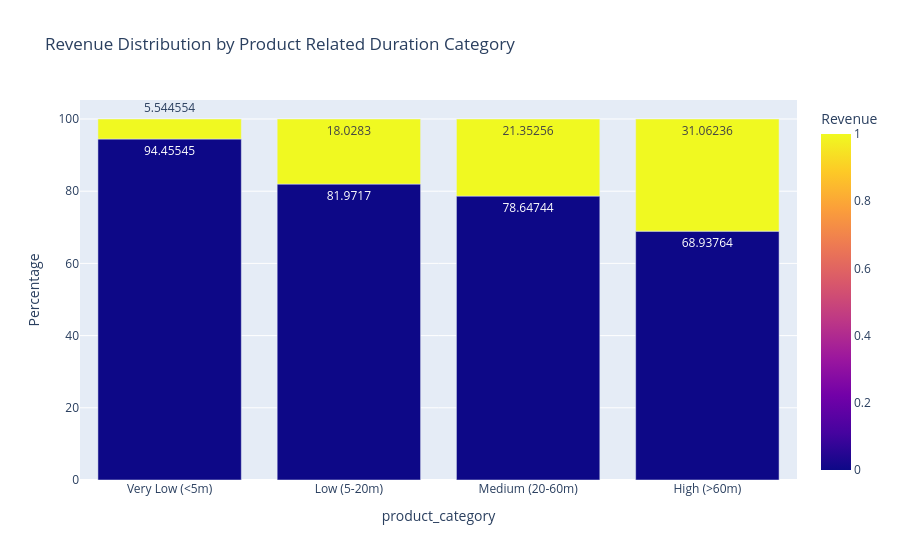

The notebook cell this image was saved under:
### Code cell
px.bar(df_min, x='product_category', y='Percentage', color='Revenue', barmode='group', title='Revenue Distribution by Product Related Duration Category',text_auto=True).show()

### Figure 1 — Plotly figure (JSON) as saved in the notebook; plotly's stock layout.template omitted (floating-point values rounded to 4 significant figures)
{"data": [{"alignmentgroup": "True", "hovertemplate": "product_category=%{x}<br>Percentage=%{y}<br>Revenue=%{marker.color}<extra></extra>", "legendgroup": "", "marker": {"color": [0, 0, 0, 0, 1, 1, 1, 1], "coloraxis": "coloraxis", "pattern": {"shape": ""}}, "name": "", "offsetgroup": "", "orientation": "v", "showlegend": false, "textposition": "auto", "texttemplate": "%{y}", "type": "bar", "x": ["Very Low (<5m)", "Low (5-20m)", "Medium (20-60m)", "High (>60m)", "High (>60m)", "Medium (20-60m)", "Low (5-20m)", "Very Low (<5m)"], "xaxis": "x", "y": [94.46, 81.97, 78.65, 68.94, 31.06, 21.35, 18.03, 5.545], "yaxis": "y"}], "layout": {"barmode": "group", "coloraxis": {"colorbar": {"title": {"text": "Revenue"}}, "colorscale": [[0, "#0d0887"], [0.1111, "#46039f"], [0.2222, "#7201a8"], [0.3333, "#9c179e"], [0.4444, "#bd3786"], [0.5556, "#d8576b"], [0.6667, "#ed7953"], [0.7778, "#fb9f3a"], [0.8889, "#fdca26"], [1, "#f0f921"]]}, "legend": {"tracegroupgap": 0}, "title": {"text": "Revenue Distribution by Product Related Duration Category"}, "xaxis": {"anchor": "y", "domain": [0, 1], "title": {"text": "product_category"}}, "yaxis": {"anchor": "x", "domain": [0, 1], "title": {"text": "Percentage"}}}}
